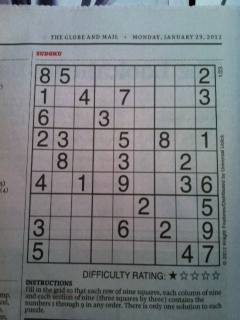
#> input picture test.jpg, 240 x 320 px
$ python HoughDemo.py   (Python 2 division)
#> lines starting #> are read from the running program, lines starting #| are printed output that depends on the picture; after the words box and inside, x2 and y2 are one past the last pixel; in counts of white or black regions, pixels touching at a corner belong together
import cv2
import numpy as np

img = cv2.imread('test.jpg')
#> img is the input picture: shape (320, 240, 3); mean B, G, R 130, 127.1, 122.9
gray = cv2.cvtColor(img,cv2.COLOR_BGR2GRAY)
cv2.imshow('grey',gray)
cv2.waitKey(0)
edges = cv2.Canny(gray,50,150,apertureSize = 3)
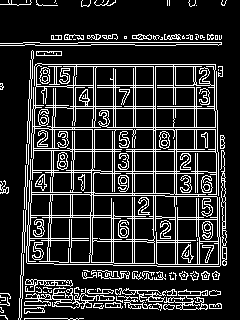
#> edges: shape (320, 240); 17.6% white in thin lines or dots
cv2.imshow('edges', edges)
cv2.waitKey(0)
lines = cv2.HoughLines(edges,1,np.pi/180,120)
#> lines = 68 rows, first 8: [153, 0], [155, 0], [-192, 3.12], [64, 1.57], [-194, 3.12], [66, 1.57], [115, 0.0175], [79, 0.0349]
print len(lines)
#| 68
print len(lines[0])
#| 1
print len(lines[0][0])
#| 2
for i in lines:
	rho=i[0][0]
	theta= i[0][1]
	a = np.cos(theta)
	b = np.sin(theta)
	x0 = a*rho
	y0 = b*rho
	x1 = int(x0 + 1000*(-b))
	y1 = int(y0 + 1000*(a))
	x2 = int(x0 - 1000*(-b))
	y2 = int(y0 - 1000*(a))

	cv2.line(img,(x1,y1),(x2,y2),(0,0,255),2)
#> this loop made 68 passes
#> (rho, theta, a, b, x0, y0, x1, y1) on passes 1 to 12: (153, 0, 1, 0, 153, 0, 153, 1000), (155, 0, 1, 0, 155, 0, 155, 1000), (-192, 3.12, -1, 0.0175, 192, -3.35, 174, -1003), (64, 1.57, -4.37e-08, 1, -2.8e-06, 64, -1000, 63), (-194, 3.12, -1, 0.0175, 194, -3.39, 176, -1003), (66, 1.57, -4.37e-08, 1, -2.88e-06, 66, -1000, 65), (115, 0.0175, 1, 0.0175, 115, 2.01, 97, 1001), (79, 0.0349, 0.999, 0.0349, 78.95, 2.76, 44, 1002), (-171, 3.12, -1, 0.0175, 171, -2.98, 153, -1002), (117, 0.0175, 1, 0.0175, 117, 2.04, 99, 1001), (129, 1.57, -4.37e-08, 1, -5.64e-06, 129, -1000, 128), (237, 1.59, -0.0175, 1, -4.14, 237, -1003, 219)
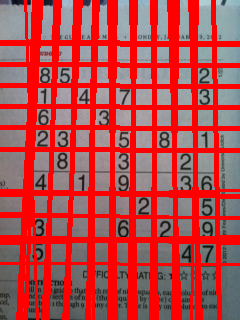
#> img: shape (320, 240, 3); mean B, G, R 75.9, 74.1, 180.4

cv2.imshow('lines', img)
cv2.waitKey(0)
cv2.imwrite('houghlines3.jpg',img)
